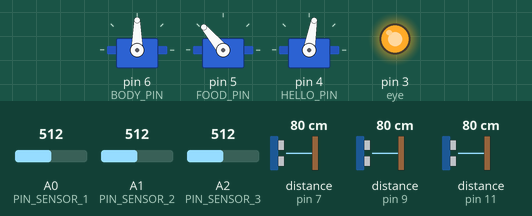
Simulated run of this sketch. Board: Arduino Uno, built with avr-gcc and run on an emulated ATmega328P. Shown: 3 × servo, output pins drawn as LEDs (lit = HIGH). The inputs (shaded band) are chosen by the test bench; at power-on: distance to the obstacle (sensors on pin 7, pin 9, pin 11) 80 cm, A0 (PIN_SENSOR_1) = 512, A1 (PIN_SENSOR_2) = 512, A2 (PIN_SENSOR_3) = 512. The echo pulse lasts 58.3 µs per cm; what the sketch prints to the serial monitor is not drawn.

Above: at 6.7 s.
6.8 s: distance to the obstacle (sensor on pin 7) set to 75 cm
9.8 s: distance to the obstacle (sensor on pin 7) set to 67 cm
At 10.24 s:
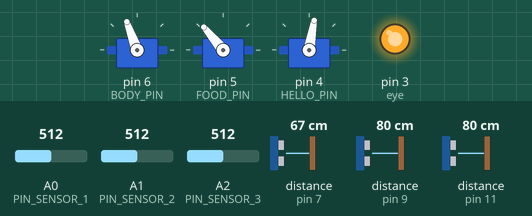
12.8 s: distance to the obstacle (sensor on pin 9) set to 2 cm
15.8 s: distance to the obstacle (sensor on pin 11) set to 2 cm
At 15.99 s:
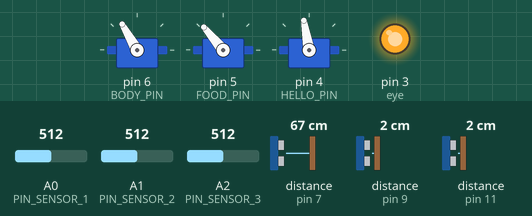
At 17.77 s:
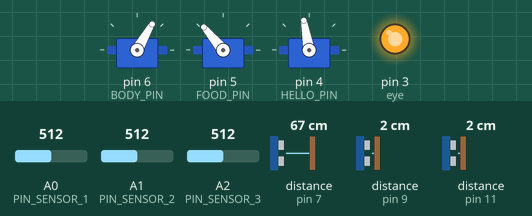
18.8 s: A0 (PIN_SENSOR_1) set to 306
Timing chart, 0 to 22.8 s (numbered marks = the images above; inputs shaded):
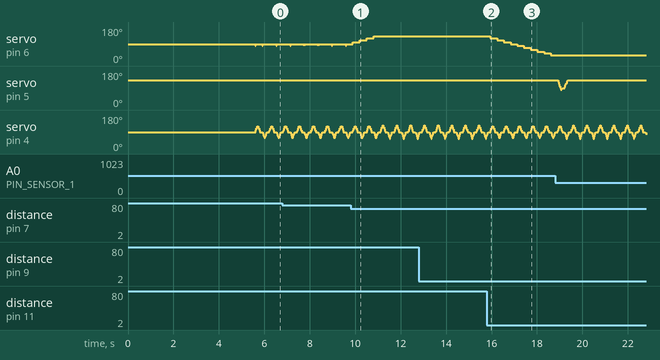

The sketch:

Prototipo_Gonzalo.ino
```cpp
/*
 * Angelo Falci
 * Emanuele Schiavon
 * Valentina Favaro
 * Julian Gallego
 * Soheil Ghanbari
 */
#include <Servo.h>
#include <NewPing.h>

#define MAX_DISTANCE 200 // Maximum distance we want to ping for (in centimeters). Maximum sensor distance is rated at 400-500cm.

#define TRIGGER_PIN1  12  // Arduino pin tied to trigger pin on the ultrasonic sensor.
#define ECHO_PIN1     11  // Arduino pin tied to echo pin on the ultrasonic sensor.

#define TRIGGER_PIN2  10  // Arduino pin tied to trigger pin on the ultrasonic sensor.
#define ECHO_PIN2    9  // Arduino pin tied to echo pin on the ultrasonic sensor.

#define TRIGGER_PIN3  8  // Arduino pin tied to trigger pin on the ultrasonic sensor.
#define ECHO_PIN3    7  // Arduino pin tied to echo pin on the ultrasonic sensor.

//Right
NewPing right(TRIGGER_PIN1, ECHO_PIN1, MAX_DISTANCE); // NewPing setup of pins and maximum distance.
//Center
NewPing center(TRIGGER_PIN2, ECHO_PIN2, MAX_DISTANCE); // NewPing setup of pins and maximum distance.
//Left
NewPing left(TRIGGER_PIN3, ECHO_PIN3, MAX_DISTANCE); // NewPing setup of pins and maximum distance.
//distance of every sonar
int distR, distL, distC;
double sonarTime;
//Servo for the rotation and its position
#define BODY_PIN 6
Servo bodyMotor;
int positionBody;
//Variable to check if a person is near for more than 2/3 seconds
int seePerson;
int lastDistSeePerson;
int checkPerson;
//Time offerFood
int timeOffer;//count for how many time the robot is waiting the person

//HAND WITH FOOD
#define FOOD_PIN 5
#define PIN_SENSOR_1 A0
#define PIN_SENSOR_2 A1
#define PIN_SENSOR_3 A2
Servo foodHand;
int positionFoodHand;
long foodTime;
boolean foodMoveFast;
int oldValue[3];
int newValue[3];
int offerLed=4;

//HELLO HAND
#define HELLO_PIN 4
Servo helloHand;
int positionHelloHand;
long helloTime;
int helloDirection;

//eyes
int eye=3;

void setup() {
  //BODY
  Serial.begin(115200);
  positionBody=90;
  bodyMotor.attach(BODY_PIN);
  bodyMotor.write(positionBody);
  delay(500);
  //bodyMotor.detach();
  sonarTime=0;
  //PERSON NEAR
  seePerson=0;
  lastDistSeePerson=0;
  checkPerson=0;
  //HAND WITH FOOD
  positionFoodHand=130;
  foodHand.attach(FOOD_PIN);
  foodHand.write(positionFoodHand);
  foodMoveFast=false;
  foodTime=0;
  oldValue[0]=analogRead(PIN_SENSOR_1);
  oldValue[1]=analogRead(PIN_SENSOR_2);
  oldValue[2]=analogRead(PIN_SENSOR_3);
  pinMode(offerLed, OUTPUT);
  digitalWrite(offerLed, LOW);
  //HELLO HAND
  positionHelloHand=90;
  helloHand.attach(HELLO_PIN);
  helloHand.write(positionHelloHand);
  helloTime=0;
  helloDirection=0;
  pinMode(eye, OUTPUT);
  digitalWrite(eye, LOW);
  int sensorHigh;
  int sensorLow;
  /*while(millis()<5000)
  {
    sensorValue=analogRead(A0);
    if(sensorValue>sensorHigh)
    {
      sensorHigh=sensorValue;
    }
    if(sensorValue<sensorLow)
    {
      sensorLow=sensorValue;
    }
  }*/
    delay(5000);
  digitalWrite(eye, HIGH);
}

void loop() {
  checkSonar();
  detachServo();
  //nearPerson();
  happy();
  moveHandFast();
}

//MANAGE SONAR AND ROTATION OF ROBOT
void checkSonar()
{
  if(millis()-sonarTime>=200)
  {
    //Maybe I can put the read in a method without delay
    delay(30);
    distR=right.ping_cm();
    delay(30);
    distC=center.ping_cm();
    delay(30);
    distL=left.ping_cm();
    if(distL==0)
      distL=400;
    if(distC==0)
      distC=400;
    if(distR==0)
      distR=400;

      Serial.print("Ping1: ");
    Serial.print(distR ); // Send ping, get distance in cm and print result (0 = outside set distance range)

    Serial.print("Ping2: ");
    Serial.print(distC ); // Send ping, get distance in cm and print result (0 = outside set distance range)

    Serial.print("Ping3: ");
    Serial.println(distL ); // Send ping, get distance in cm and print result (0 = outside set distance range)


    boolean check=false;
    if(distR<distC+10 && distR<distL+10){
      //bodyMotor.attach(BODY_PIN);
      moveRight();
      check=true;
      }
    if(distL<distC+10 && distL<distR+10){
      //bodyMotor.attach(BODY_PIN);
      moveLeft();
      check=true;
      }
     if(bodyMotor.attached() && check==true)
     {
        bodyMotor.write(positionBody);
        Serial.println("MI MUOVO");
     }
     sonarTime=millis();
  }
}
void detachServo()
{
  //if(bodyMotor.read()==positionBody && millis()-sonarTime>=100)
    //bodyMotor.detach();
}
void moveRight()
{
   if(positionBody>30){
        positionBody=positionBody-10;
        bodyMotor.write(positionBody);
   }
   else{
    //bodyMotor.detach();
    positionBody=30;}
}

void moveLeft()
{
   if(positionBody<130){
        positionBody=positionBody+10;
        bodyMotor.write(positionBody);
    }
   else{
   //bodyMotor.detach();
    positionBody=130;}

}

//WHAT DO WHEN A PERSON IS NEAR
void nearPerson()
{
  if(distC<10 && checkPerson==0)//person is near
  {
    seePerson=millis();
    lastDistSeePerson=distC;
    checkPerson=1;
  }
  if(seePerson-millis()>=2000 && checkPerson==1)
  {
    if(distC<=lastDistSeePerson)//person is also near after 2 seconds
    {
      checkPerson=2;
      seePerson=millis();//Turn on led to offer the food
    }
  }
  if(seePerson-millis()>=4000 && checkPerson==1)
  {//Person go away, return to check
    checkPerson=0;
  }
  if(checkPerson==2)
  {
    offerFood();
  }
}
void offerFood()
{
  if(millis()-seePerson>=3000)
  {//offer food
  digitalWrite(offerLed, HIGH);
  }
  else
  {//finish to offer food
  digitalWrite(offerLed, LOW);
  checkPerson=0;//return to check
  }
}
//MOVE FAST THE HAND IF A PERSON TRY TO KEEP FOOD
void moveHandFast()
{
  Serial.println(oldValue[0]);
  if(foodMoveFast==false)
  {
  newValue[0]=analogRead(PIN_SENSOR_1);
  newValue[1]=analogRead(PIN_SENSOR_2);
  newValue[2]=analogRead(PIN_SENSOR_3);
  if(oldValue[0]-newValue[0]>1)
  {//A person is trying to take food
    foodMoveFast=true;
    foodTime=millis();
  }
  oldValue[0]=newValue[0];
  oldValue[1]=newValue[1];
  oldValue[2]=newValue[2];
  }
  else
  {
    if(foodTime==0 || millis()-foodTime>=15)
    {
      positionFoodHand=positionFoodHand-5;
      foodHand.write(positionFoodHand);
      foodTime=millis();
      if(positionFoodHand<80)
      {
        foodMoveFast=false;
        foodTime=millis()+2000;//I put the hand in "offered position" after 2 seconds
      }
    }
  }
  if(foodMoveFast==false && positionFoodHand<130 && (foodTime==0 || millis()-foodTime>=20))
  {
  positionFoodHand=positionFoodHand+5;
  foodTime=millis();
  foodHand.write(positionFoodHand);
  }
}

//ROBOT IS SAD (SWING SLOW) OR HAPPY (SAY HELLO WITH ARM)
void happy()
{
  if((helloTime==0 || millis()-helloTime>=15) && (distC<=100 || distR<=100 || distL<=100))
  {
    if(helloDirection==0)
    {
      positionHelloHand=positionHelloHand+5;
      if(positionHelloHand>=125)
      {
        helloDirection=1;
      }
    }
    else
    {
      positionHelloHand=positionHelloHand-5;
      if(positionHelloHand<=55)
      {
        helloDirection=0;
      }
    }
    digitalWrite(eye, HIGH);
    helloTime=millis();
    helloHand.write(positionHelloHand);
  }
  if(distC>100 && distR>100 && distL>100)
    digitalWrite(eye, LOW);
}
void sad()
{

}

//MANAGE ROBOT SPEAKING
void speak(int i)
{

}
```

Measured:
- the behaviour switches between 71 and 70 cm on distance to the obstacle (sensor on pin 7) (found by bisection; images 0 and 1)
- after the input at 15.8 s, servo on pin 6 (BODY_PIN): moves from 130° to 30° over 2.7 s, starting after 0.15 s
